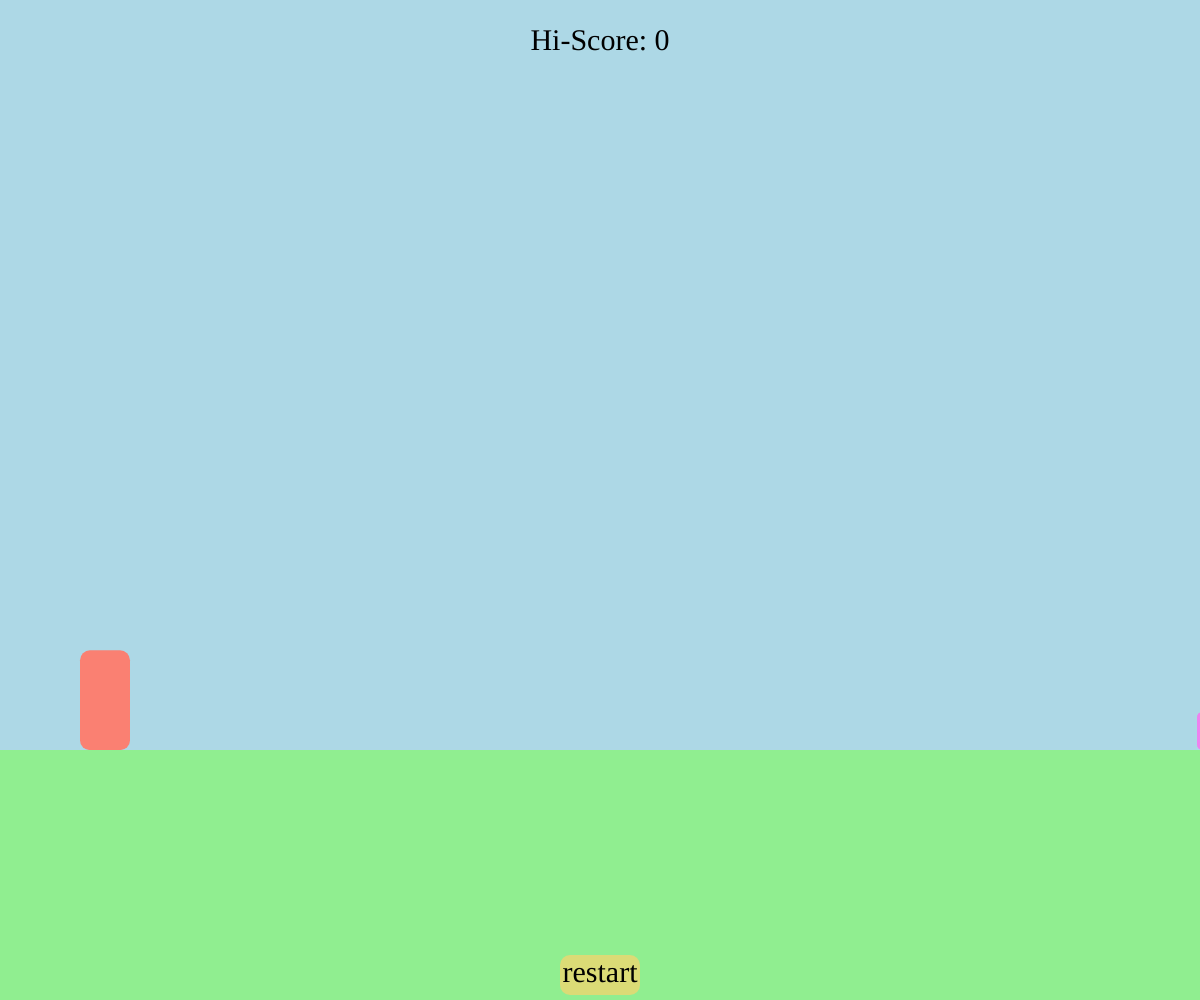
Frame 1 (no input)
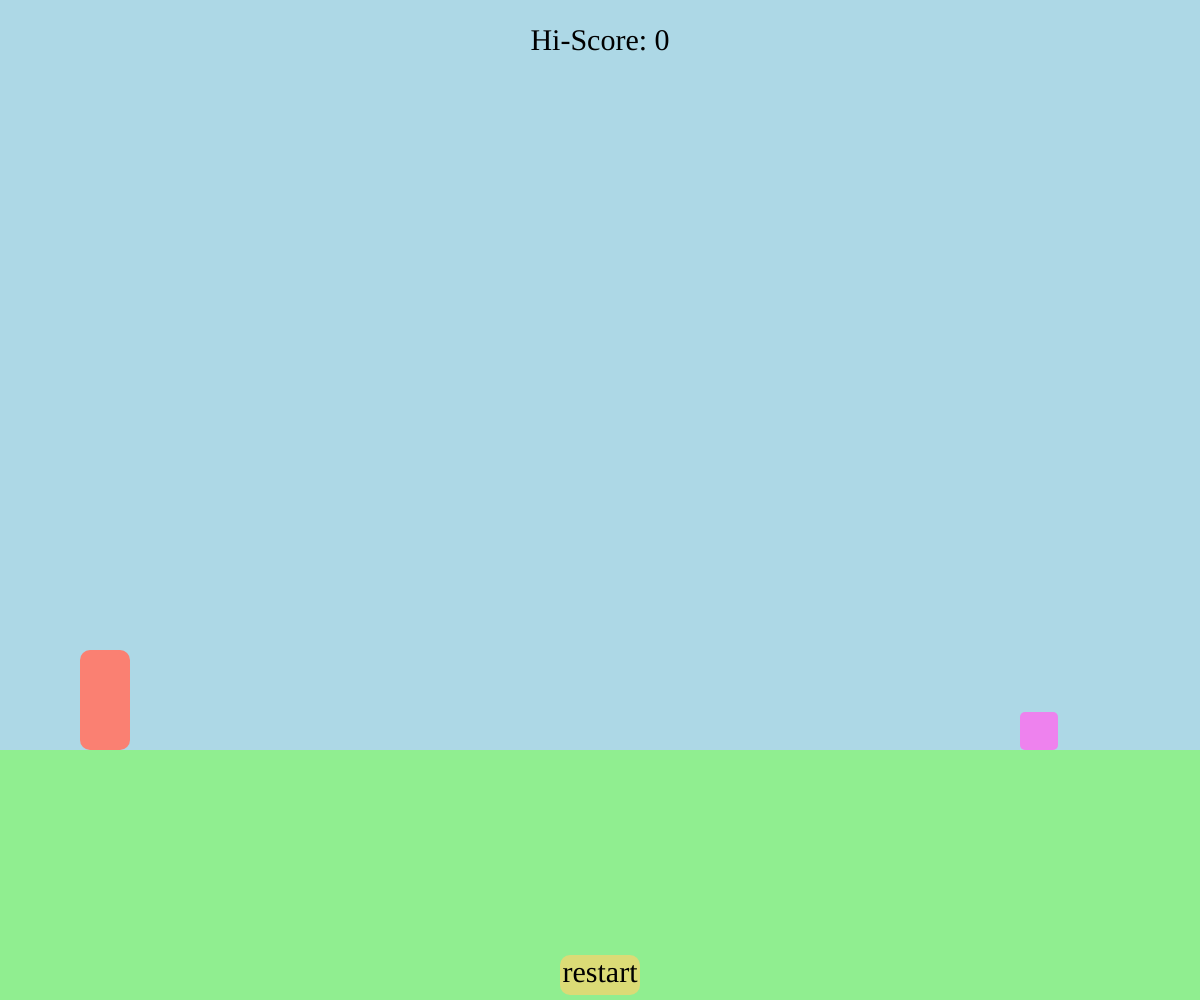
Frame 60 (no input)
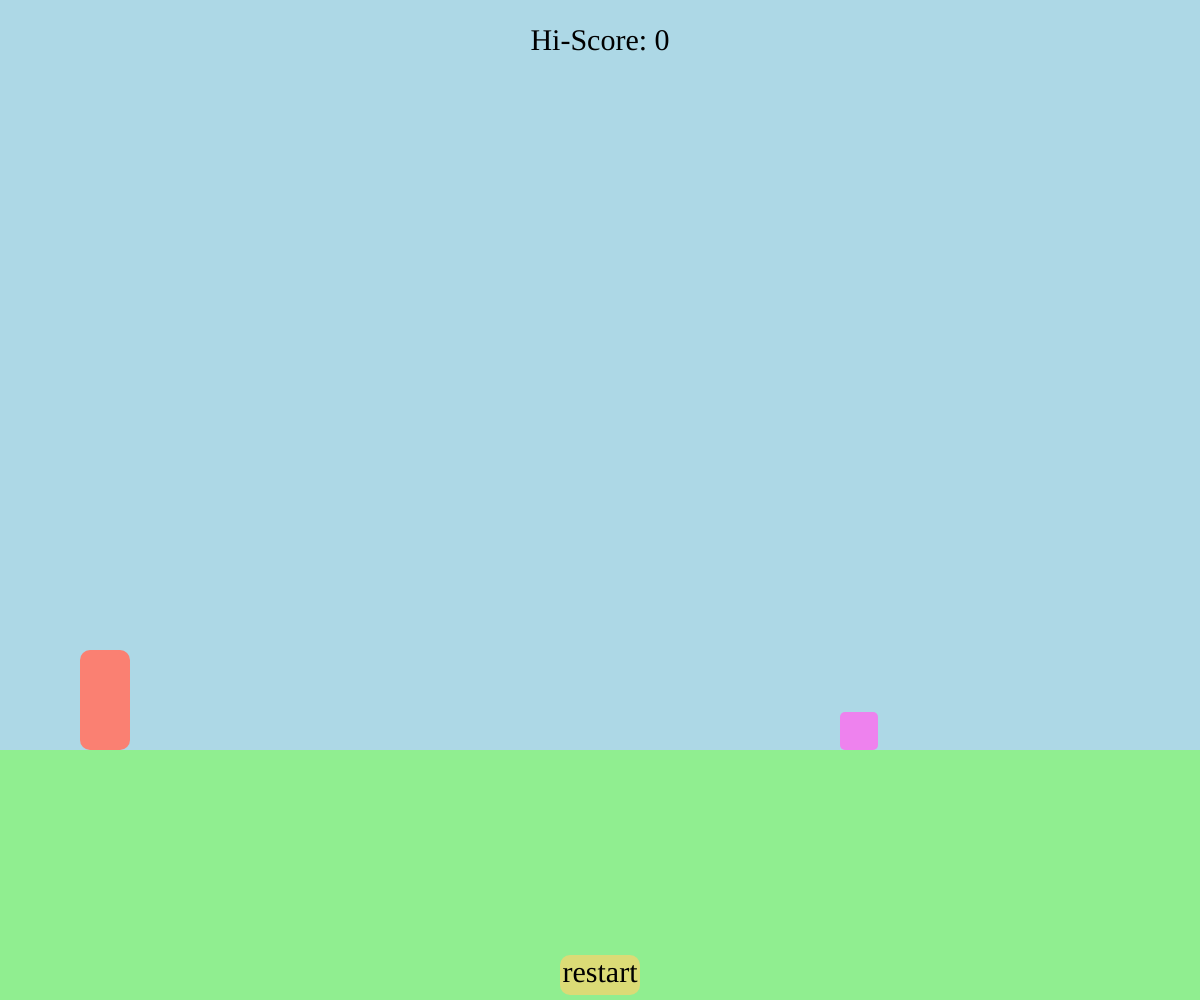
Frame 120 (the mouse pressed at the canvas centre since frame 60)

The p5.js sketch that drew these frames (run headless with seeded random() and noise() and a simulated clock; from frame 60 on, the mouse is pressed at the canvas centre):

// p5.js sketch
// ── sketch.js
let rectX,rectY    //player attributes
const rectWidth = 50
let rectYvel = 0
let jumpForce = -8.5
let floating = false
let standing = true
const gravity = 0.25

let squareX, squareY,squareWidth  //object attributes
const squareWidthStart = 35
let squareXvel = 3

let standingCollide = false
let notStandingCollide = false
let count = 0
let highest = 0

function setup() {
  createCanvas(windowWidth, windowHeight);
  
  //game rule
  createP('keyboard: up arrow to jump, down arrow to duck')
  createP('touch screen: tap to jump, double touch to duck')
  
  rectX = 80 ; rectY = height*3/4-rectWidth*2
  squareWidth = random(0.8,1.2)*squareWidthStart
  squareX = width ; squareY = height*3/4-squareWidth
}

function draw() {
  background('lightblue');
  
  //check standing
  if(touches.length == 2 || (keyIsPressed && keyCode == DOWN_ARROW)){
    standing = false
  }
  else{
    standing = true
  }
  
  //check landed
  if(rectY > height*3/4-rectWidth*2){
    
    rectYvel = 0
    floating = false
    rectY = height*3/4-rectWidth*2
  }
  else{
    rectYvel += gravity
  }
  
  //update positions
  rectY += rectYvel
  squareX -= squareXvel
  
  //display objects
  strokeWeight(0)
  fill('salmon')
  if(!standing){
    rectY = height*3/4-rectWidth
    rect(rectX,rectY,rectWidth*2,rectWidth,10)
  }
  else{
    rect(rectX,rectY,rectWidth,rectWidth*2,10)
  }
  fill('violet')
  rect(squareX,squareY,squareWidth,squareWidth,5)
  //line(0,height*3/4,width,height*3/4)
  fill('lightgreen')
  rect(0,height*3/4,width,height/4)
  
  //Hi-Score
  fill(0)
  textAlign(CENTER)
  textSize(30)
  textFont('Micro 5')
  text('Hi-Score: '+str(highest),width/2,50)
  
  //restart button
  push()
  fill('rgb(219,219,118)')
  rectMode(CENTER)
  rect(width/2,height-25,80,40,10)
  fill(0)
  textFont('Micro 5')
  textSize(30)
  textAlign(CENTER)
  text('restart',width/2,height-18)
  pop()
  
  
  //"spawn" new square
  if(squareX <= 0-squareWidth){
    squareX = width
    squareXvel = random([2.8,3.2,3.5,3.8,4,4.2,5])
    squareWidth = floor(random(0.7,1.2)*squareWidthStart)
    if(random()<0.5){
      squareY = height*3/4-squareWidth
    }
    else{
      squareY = height*3/4-squareWidth-rectWidth-10
    }
    
    count++    
  }
  
  //detect collision
  standingCollide = rectX+rectWidth>squareX && rectY+rectWidth*2>squareY && rectX<squareX+squareWidth
  
  notStandingCollide = rectX+rectWidth*2>squareX && rectX<squareX+squareWidth && rectY+rectWidth>squareY && rectY<squareY+squareWidth
  
  if((!standing && notStandingCollide) || (standing && standingCollide)){
    noLoop()
    fill(0)
    textFont('Micro 5')
    textAlign(CENTER)
    textSize(40)
    text('You dodged '+str(count)+' squares',width/2,height-50)
    if(highest < count){
      highest = count
    }
  }
  
}

function keyPressed(){
  if(keyCode == UP_ARROW && !floating){
    rectYvel += jumpForce
    floating = true
  }
}

function mousePressed(){
  // if(!floating || touches.length == 1){
  //   rectYvel += jumpForce
  //   floating = true
  // }
  if(mouseX > width/2-40 && mouseX < width/2+40 && mouseY > height-18-20 && mouseY < height-18+20){
    count = 0
    squareXvel = 3.5
    rectX = 80 ; rectY = height*3/4-rectWidth
    squareWidth = random(0.8,1.2)*squareWidthStart
    squareX = width ; squareY = height*3/4-squareWidth
    loop()
  }
}

function touchStarted(){
  if(!floating){
    rectYvel += jumpForce
    floating = true
  }
  if(mouseX > width/2-40 && mouseX < width/2+40 && mouseY > height-18-20 && mouseY < height-18+20){
    count = 0
    squareXvel = 3.5
    rectX = 80 ; rectY = height*3/4-rectWidth
    squareWidth = floor(random(0.8,1.2)*squareWidthStart)
    squareX = width ; squareY = height*3/4-squareWidth
    loop()
  }
}
